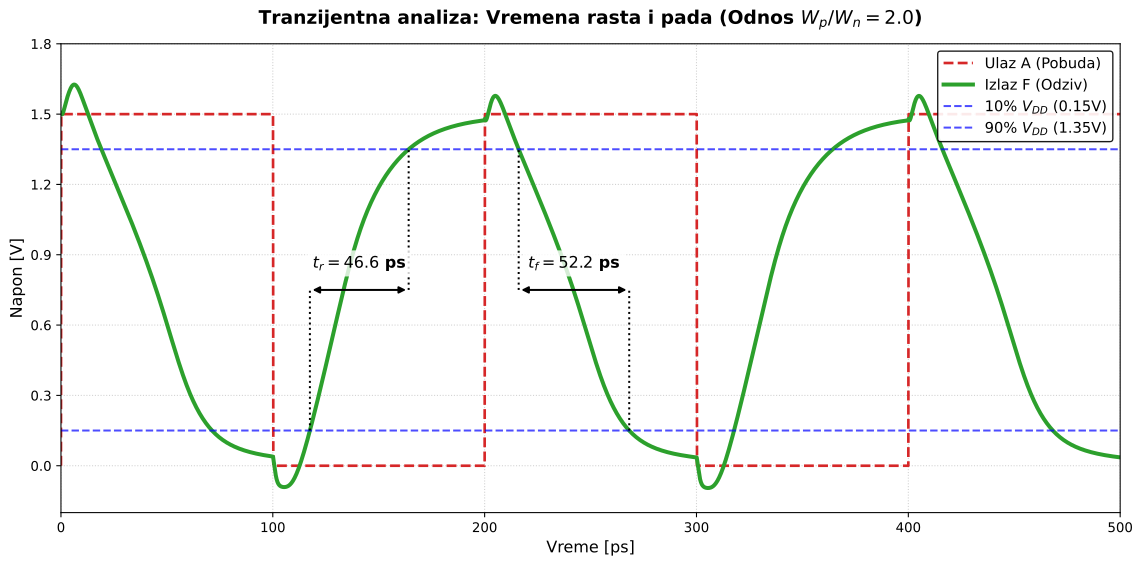

Write the Python code that produced this figure.
import numpy as np
import matplotlib.pyplot as plt
import matplotlib.ticker as ticker

# 1. Učitavanje podataka 
podaci = np.loadtxt('/home/Nikola.Jankovic/projekat/slucaj_2/python/odziv_2.txt') 

t = podaci[:, 0] * 1e12  
v_in = podaci[:, 1]          
v_out = podaci[:, 3]        

# --- FUNKCIJA ZA AUTOMATSKO NALAŽENJE PRESEKA (Hirurška preciznost) ---
def nadji_presek(vreme, napon, prag, smer, pocetno_vreme):
    idx = np.where(vreme > pocetno_vreme)[0]
    t_sub, v_sub = vreme[idx], napon[idx]
    for i in range(len(v_sub)-1):
        if smer == 'rast' and v_sub[i] <= prag <= v_sub[i+1]:
            return np.interp(prag, [v_sub[i], v_sub[i+1]], [t_sub[i], t_sub[i+1]])
        elif smer == 'pad' and v_sub[i] >= prag >= v_sub[i+1]:
            return np.interp(prag, [v_sub[i+1], v_sub[i]], [t_sub[i+1], t_sub[i]])
    return None

# Automatski nalazimo vremena za RAST (izlaz raste nakon 100ps)
tr_10 = nadji_presek(t, v_out, 0.15, 'rast', 80)
tr_90 = nadji_presek(t, v_out, 1.35, 'rast', 80)

# Automatski nalazimo vremena za PAD (izlaz pada nakon 200ps)
tf_90 = nadji_presek(t, v_out, 1.35, 'pad', 180)
tf_10 = nadji_presek(t, v_out, 0.15, 'pad', 180)

# ---> IZRAČUNAVANJE VREMENA (dodano) <---
t_r_izracunato = tr_90 - tr_10
t_f_izracunato = tf_10 - tf_90

# 2. Kreiranje grafika 
fig, ax = plt.subplots(figsize=(12, 6))

# Crtanje signala
ax.plot(t, v_in, color='#d62728', linewidth=2, linestyle='--', label='Ulaz A (Pobuda)')
ax.plot(t, v_out, color='#2ca02c', linewidth=3, label='Izlaz F (Odziv)')

# 3. Pragovi merenja (10% i 90%)
ax.axhline(0.15, color='blue', linestyle='--', linewidth=1.5, alpha=0.7, label='10% $V_{DD}$ (0.15V)')
ax.axhline(1.35, color='blue', linestyle='--', linewidth=1.5, alpha=0.7, label='90% $V_{DD}$ (1.35V)')

# 4. === AUTOMATSKO KOTIRANJE "OD DO" ===
visina_kote = 0.75 

# --- Kotiranje za RAST (tr) ---
ax.annotate('', xy=(tr_10, visina_kote), xytext=(tr_90, visina_kote),
            arrowprops=dict(arrowstyle='<|-|>', color='black', lw=1.5))
# Vertikalni graničnici od preseka do kote
ax.plot([tr_10, tr_10], [0.15, visina_kote], color='black', linestyle=':', lw=1.5)
ax.plot([tr_90, tr_90], [visina_kote, 1.35], color='black', linestyle=':', lw=1.5)

# Tekst (Sada koristi prave izračunate vrijednosti)
ax.text((tr_10 + tr_90)/2, visina_kote + 0.08, f'$t_r = {t_r_izracunato:.1f}$ ps', 
        ha='center', va='bottom', fontsize=12, fontweight='bold', bbox=dict(facecolor='white', edgecolor='none', alpha=0.8))

# --- Kotiranje za PAD (tf) ---
ax.annotate('', xy=(tf_90, visina_kote), xytext=(tf_10, visina_kote),
            arrowprops=dict(arrowstyle='<|-|>', color='black', lw=1.5))
# Vertikalni graničnici od preseka do kote
ax.plot([tf_90, tf_90], [visina_kote, 1.35], color='black', linestyle=':', lw=1.5)
ax.plot([tf_10, tf_10], [0.15, visina_kote], color='black', linestyle=':', lw=1.5)

# Tekst (Sada koristi prave izračunate vrijednosti)
ax.text((tf_90 + tf_10)/2, visina_kote + 0.08, f'$t_f = {t_f_izracunato:.1f}$ ps', 
        ha='center', va='bottom', fontsize=12, fontweight='bold', bbox=dict(facecolor='white', edgecolor='none', alpha=0.8))

# 5. Ulepšavanje
ax.set_title('Tranzijentna analiza: Vremena rasta i pada (Odnos $W_p / W_n = 2.0$)', fontsize=14, fontweight='bold', pad=15)
ax.set_xlabel('Vreme [ps]', fontsize=12)
ax.set_ylabel('Napon [V]', fontsize=12)

ax.set_ylim(-0.2, 1.8)
ax.set_xlim(0, 500)

ax.grid(True, linestyle=':', alpha=0.6)
ax.xaxis.set_major_locator(ticker.MultipleLocator(100))
ax.yaxis.set_major_locator(ticker.MultipleLocator(0.3))

ax.legend(loc='upper right', fontsize=11, frameon=True, edgecolor='black', framealpha=0.9)

# 6. Čuvanje
plt.tight_layout()
plt.savefig('odziv_2.svg', format='svg' , bbox_inches='tight')
plt.show()
